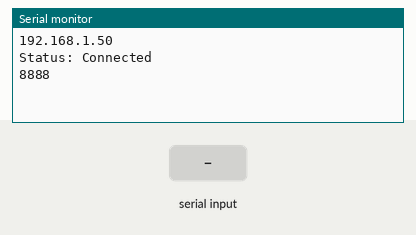
Simulated run of this sketch. Board: ESP8266 (NodeMCU). On the bench: the last lines printed to the serial monitor. Inputs (shaded band) come from the test bench. WiFi joins after 1.5 s; servers stay silent unless stated.

Above: at 2.7 s.
2.8 s: "1" received over Serial
At 4.0 s:
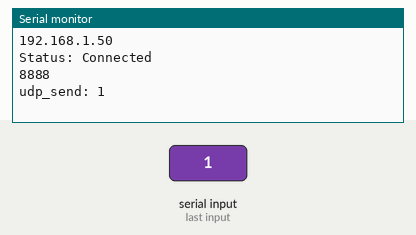
4.3 s: "0" received over Serial
At 5.2 s:
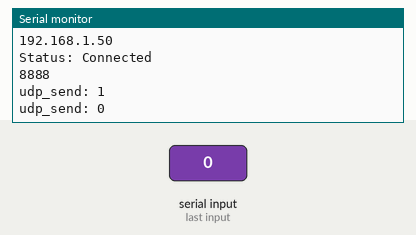
5.8 s: "2" received over Serial
At 6.4 s:
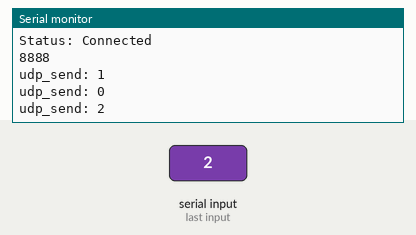

Measured:
- after the input at 2.8 s, the serial monitor: prints a new line at once (image 1)
- after the input at 4.3 s, the serial monitor: prints a new line at once (image 2)
- after the input at 5.8 s, the serial monitor: prints a new line at once (image 3)

The sketch:

UDP_Client.ino
```cpp
#include <ESP8266WiFi.h>
#include <WiFiUdp.h>

const char* ssid = "";
const char* password = "";

const char * udpAddress = "192.168.199.92"; // enter your ip destination ip here
WiFiUDP udp;
unsigned int udpPort=8888;  //udp port to connect

char pktbuf1[10];
char rx_val;
void setup() {
Serial.begin(115200);
WiFi.begin(ssid, password);
while (WiFi.waitForConnectResult() != WL_CONNECTED) {
    Serial.print(".");
    delay(5000);
   // ESP.restart();
  }
  Serial.println(WiFi.localIP());
  Serial.println("Status: Connected");

  /* Enable udp */
  udp.begin(udpPort);
  Serial.println(udpPort);
}

void loop() {
  int rp1=udp.parsePacket();
 if(!rp1)
 {
   if (Serial.available()>0)
   {
     rx_val=Serial.read();
     Serial.print("udp_send: ");
     Serial.println(rx_val);
     udp.beginPacket(udpAddress,udpPort);
     udp.write(rx_val);
     udp.endPacket();
   }
 }
 else
 {
    udp.read(pktbuf1,2);
    delay(20);
    Serial.print("Packet from "+String(udpAddress)+": ");
    Serial.print(pktbuf1);
    delay(1000);
  }
}
```
